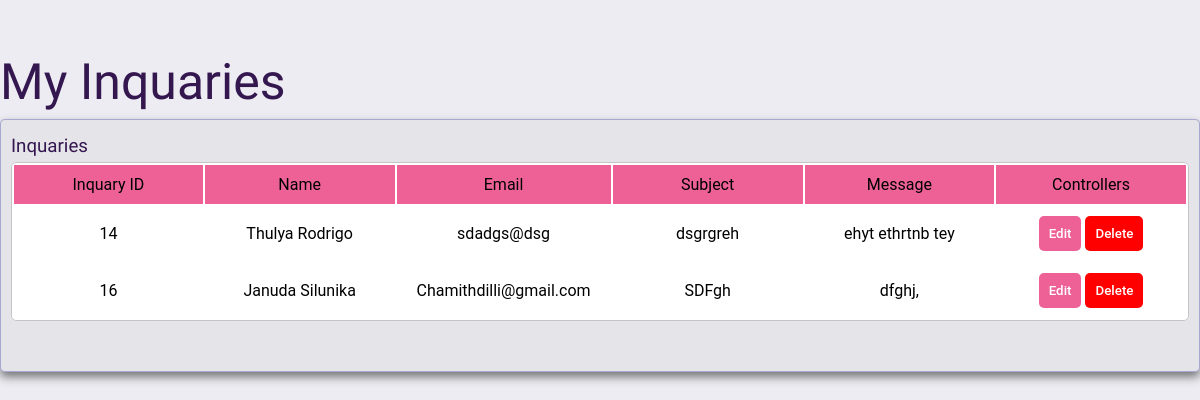
The page /Pages/Dashboard/inquary.php (signed in) on the database as committed earlier.
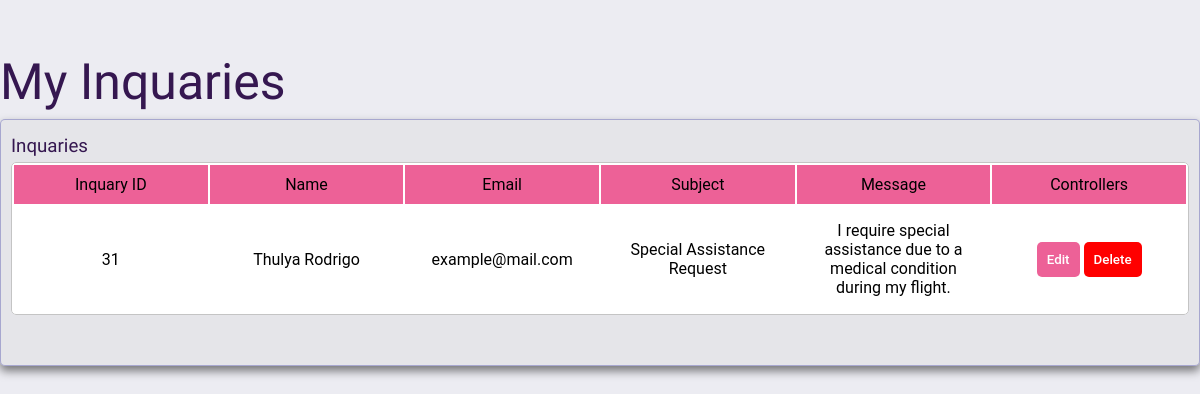
The same page on the database as committed later.
### tables this page shows
CREATE TABLE `inquary` (
  `InquaryID` int(11) NOT NULL,
  `Name` varchar(50) NOT NULL,
  `Email` varchar(50) NOT NULL,
  `Subject` varchar(100) NOT NULL,
  `Message` varchar(255) NOT NULL,
  `Username` char(10) DEFAULT NULL
);

### Process/getinquaryDetails.php (the view, shortened to what this page needs)
<?php
    include("../../config/dbConn.php");
    $username = $_SESSION['username'];
    $username = preg_replace("/[^a-zA-Z0-9]/", "", $username);
    $sql = "SELECT * FROM inquary WHERE Username = '".$username."';";
    $result = mysqli_query($conn,$sql);
    if ($result->num_rows > 0) {
        while ($row = $result->fetch_assoc()) {
            echo "<tr class=\"Inqary\">
                    <td>
                        <label for=\"Inqary\">". $row['InquaryID'] ."</label>
                    </td>
                    <td>
                        <label for=\"Inqary\">". $row['Name'] ." </label>
                    </td>
                    <td>
                        <label for=\"Inqary\">". $row['Email'] ." </label>
                    </td>
                    <td>
                        <label for=\"Inqary\">". $row['Subject'] ." </label>
                    </td>
                    <td>
                        <label for=\"Inqary\">". $row['Message'] ." </label>
                    </td>
                    <td class=\"Controllers\">
                        <button id=\"editBtn\" onclick=\"if(window.confirm('Do you want to Edit this Inquary?')){
                            document.location = '../Pages/contactUs.php?edit=clicked&Iid=".$row['InquaryID']."&IName=".$row['Name']."&IEmail=".$row['Email']."&Isubject=".$row['Subject']."&Imsg=".$row['Message']." ';};\"> Edit </button>
                        <button id=\"delBtn\" onclick=\"if(window.confirm('Do you want to Delete this Inquary?')){document.location = '../Process/deleteInquary.php?id=".$row['InquaryID']."';};\">Delete </button>
                    </td>
                </tr>";
        }
    }
?>

Rows that differ between the two databases and show on the page:
removed inquary: InquaryID "14", Name "Thulya Rodrigo", Email "sdadgs@dsg", Subject "dsgrgreh", Message "ehyt ethrtnb tey"
removed inquary: InquaryID "16", Name "Januda Silunika", Email "Chamithdilli@gmail.com", Subject "SDFgh", Message "dfghj,"
added inquary: InquaryID "31", Name "Thulya Rodrigo", Email "example@mail.com", Subject "Special Assistance Request", Message "I require special assistance due to a medical condition during my flight."
